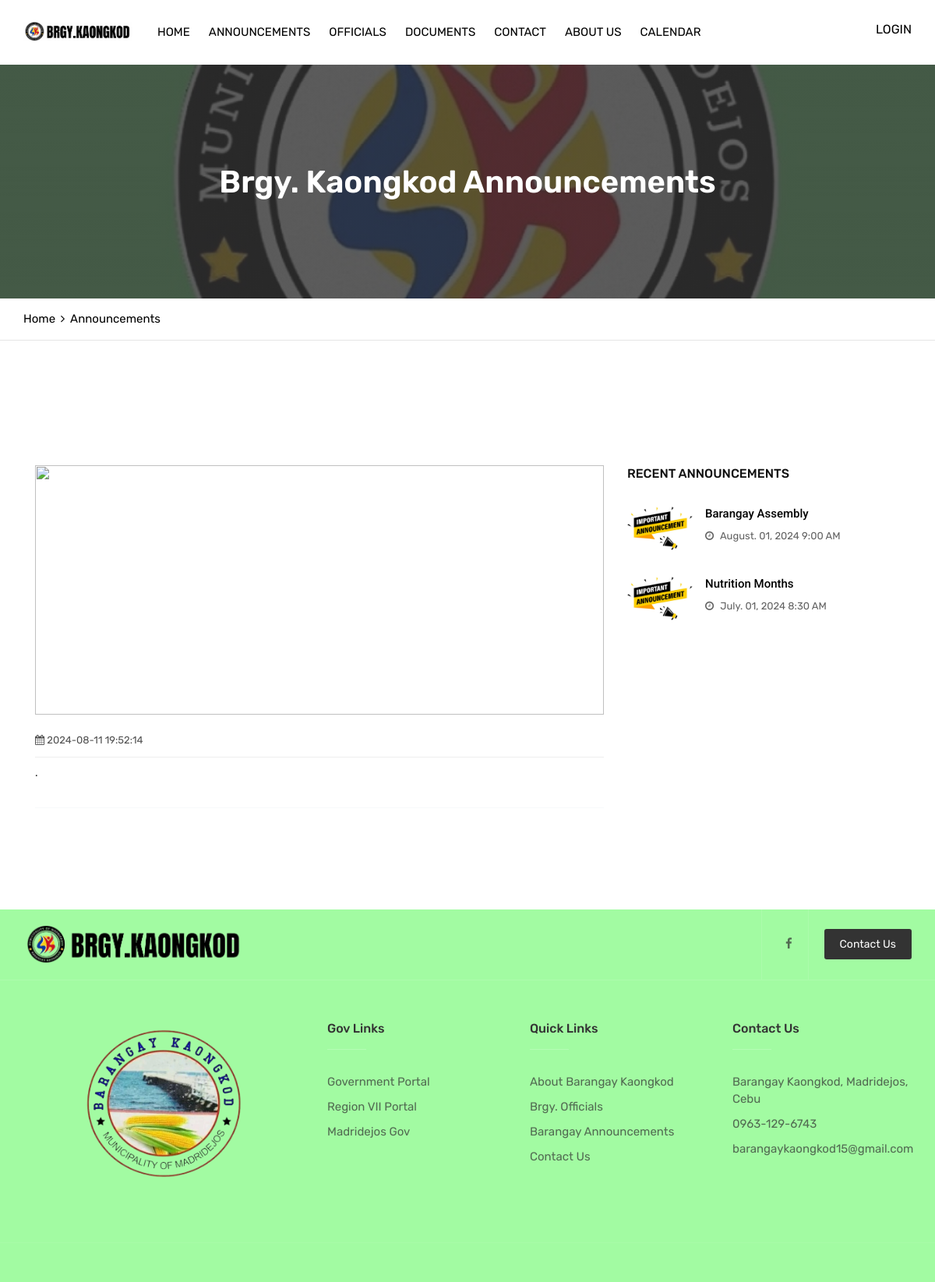
Page /announcement-details.php on the committed database.
### tables this page shows
CREATE TABLE `web_details` (
  `web_id` int(11) NOT NULL,
  `web_name` varchar(70) NOT NULL,
  `web_code` varchar(30) NOT NULL,
  `web_header` varchar(40) NOT NULL,
  `web_url` varchar(60) NOT NULL,
  `admin_email` varchar(40) NOT NULL,
  `admin_pword` varchar(20) NOT NULL,
  `primary_color` varchar(10) NOT NULL,
  `secondary_color` varchar(10) NOT NULL,
  `web_icon` varchar(100) NOT NULL,
  `date_updated` datetime NOT NULL
);

CREATE TABLE `announcements` (
  `id` int(11) NOT NULL,
  `title` varchar(200) NOT NULL,
  `details` mediumtext NOT NULL,
  `image` varchar(300) NOT NULL,
  `image_unique` varchar(300) NOT NULL,
  `date` datetime NOT NULL,
  `expiration_date` date DEFAULT NULL,
  `category` int(11) NOT NULL,
  `status` int(11) NOT NULL
);

### content/head.php (called while the page is built, shortened)
<?php
	include 'global/model.php';
    $model = new Model();
    $rows = $model->website_details();
    if (!empty($rows)) {
        foreach ($rows as $row) {
            $web_header = $row['web_header'];
       	}
    }
?>

### global/model.php (called while the page is built, shortened)
<?php
	Class Model {
		private $server = "127.0.0.1:3306";
		private $username = "u510162695_kaongkod";
		private $password = "1Kaongkod";
		private $dbname = "u510162695_kaongkod";
		private $conn;
		public function __construct() {
			try {
				$this->conn = new mysqli($this->server, $this->username, $this->password, $this->dbname);
			} catch (Exception $e) {
				echo "Connection failed" . $e->getMessage();
			}
		}
		public function website_details(){
			$data = null;
			$query = "SELECT * FROM web_details ORDER BY web_id DESC LIMIT 1";
			if ($sql = $this->conn->query($query)) {
				while ($row = mysqli_fetch_assoc($sql)) {
					$data[] = $row;
				}
			}
			return $data;
		}
		public function displayRecentAnnouncements($category, $status) {
			$data = null;
			$query = "SELECT * FROM announcements WHERE category = ? AND status = ? ORDER BY date DESC LIMIT 5";
			if ($stmt = $this->conn->prepare($query)) {
				$stmt->bind_param('ii', $category, $status);
				$stmt->execute();
				$result = $stmt->get_result();
				while ($row = $result->fetch_assoc()) {
					$data[] = $row;
				}
			}
			return $data;
		}
	}
?>

### announcement-details.php (the view, shortened to what this page needs)
<?php
	include 'content/head.php';
?>
<!DOCTYPE html>
<html lang="en">
<head>
	<link rel="stylesheet" type="text/css" href="assets/css/assets.css">
	<link rel="stylesheet" type="text/css" href="assets/vendors/calendar/fullcalendar.css">
	<link rel="stylesheet" type="text/css" href="assets/css/typography.css">
	<link rel="stylesheet" type="text/css" href="assets/css/shortcodes/shortcodes.css">
	<link rel="stylesheet" type="text/css" href="assets/css/style.css">
	<link rel="stylesheet" type="text/css" href="assets/css/dashboard.css">
</head>
<body id="bg">
<div class="page-wraper">
	<?php include 'content/navigation.php'; ?>
    <div class="page-content bg-white">
        <div class="page-banner ovbl-dark" style="background-image:url(assets/images/m.jpg);">
            <div class="container">
                <div class="page-banner-entry">
                    <h1 class="text-white"><?php echo $web_header; ?> Announcements</h1>
				 </div>
            </div>
        </div>
		<div class="breadcrumb-row">
			<div class="container">
				<ul class="list-inline">
					<li><a href="index">Home</a></li>
					<li>Announcements</li>
				</ul>
			</div>
		</div>
		<div class="content-block">
            <div class="section-area section-sp1">
                <div class="container">
					<div class="row align-items d-flex">
						<div class="col-lg-12 col-md-12">
							<div class="content-block">
			<div class="section-area section-sp1 gallery-bx">
				<div class="container">
					<div class="clearfix">
						<div class="row">
							<div class="col-lg-8 col-xl-8">
								<div class="recent-news blog-lg">
									<div class="action-box blog-lg">
										<img src="assets/images/announcement/<?php echo $image_unique; ?>.jpg" style="height: 320px;object-fit: cover;" alt="">
									</div>
									<div class="info-bx">
										<ul class="media-post">
											<li><i class="fa fa-calendar"></i> <?php echo $date; ?></li>
										</ul>
										<p><?php echo $details; ?>.</p>
										<div class="ttr-divider bg-gray"><i class="icon-dot c-square"></i></div>
									</div>
								</div>
							</div>
							<div class="col-lg-4 col-xl-4">
								<aside  class="side-bar sticky-top">
									<div class="widget recent-posts-entry">
										<h6 class="widget-title">Recent Announcements</h6>
										<?php
										$category = 0;
										$status = 1;
										$rows = $model->displayRecentAnnouncements($category, $status);
										if (!empty($rows)) {
											foreach ($rows as $row) {
										?>
										<div class="widget-post-bx">
											<div class="widget-post clearfix">
												<div class="ttr-post-media"><a href="announcement-details?id=<?php echo $row['id']; ?>"><img src="assets/images/announcement/<?php echo $row['image_unique']; ?>.jpg" style="height: 70px!important; object-fit: cover;" alt=""></a></div>
												<div class="ttr-post-info">
													<div class="ttr-post-header">
														<h6 class="post-title"><a href="announcement-details?id=<?php echo $row['id']; ?>"><?php echo $row['title']; ?></a></h6>
													</div>
													<ul class="media-post">
														<li><a href="#"><i class="fa fa-clock-o"></i> <?php echo date('F. d, Y g:i A', strtotime($row['date'])); ?></a></li>
													</ul>
												</div>
											</div>
										</div>
										<?php	}
										}
										?>
									</div>
								</aside>
							</div>
						</div>
					</div>
				</div>
			</div>
        </div>
						</div>
					</div>
                </div>
            </div>
			<?php include 'content/footer.php' ?>
</div>
</body>
</html>

### assets/css/typography.css (style rules this page uses)
body { background-color: #fff; font-family: Rubik; font-size: 16px; font-weight: 400; color:#505050; padding: 0; margin: 0; overflow-x: hidden; -webkit-font-smoothing: antialiased; font-smoothing: antialiased; -moz-osx-font-smoothing: grayscale; scroll-behavior: smooth; }
a { color: #6f6f6f; outline: 0 none; text-decoration: none; }
img { border-style: none; height: auto; max-width: 100%; vertical-align: middle; }
section, article, aside, details, figcaption, figure, footer, header, hgroup, main, menu, nav, summary { display: block; }
p, address, pre, hr, ul, ol, dl, dd, table { margin-bottom: 24px; }
p { line-height: 28px; margin-bottom: 24px; }
h1, h2, h3, h4, h5, h6 { color: #111111; font-family: rubik; margin-top:0; }
h1 a, h2 a, h3 a, h4 a, h5 a, h6 a { color: inherit; }
h1 { font-size: 36px; line-height: 45px; margin-bottom: 25px; font-weight: 700; }
h6 { font-size: 16px; line-height: 22px; margin-bottom: 10px; font-weight: 500; }
dl, ul, ol { list-style-position: outside; padding: 0; }
ul, ol { margin-bottom: 24px; }
ul li, ol li { padding: 0; }
.text-white { color: #fff; }
.bg-white { background-color: #FFF; }
.bg-gray { background-color: #F7F9FB; }
.text-white { color: #FFF; }
.list-inline li { display: inline-block; }

### assets/css/style.css (style rules this page uses)
.sticky-top { top:100px; }
.page-banner { height: 300px; background-size: cover; background-position: center center; display: table; width: 100%; text-align:left; }
.page-banner .container { display: table; height: 100%; }
.page-banner-entry { display: table-cell; vertical-align: middle; text-align: center; }
.page-banner h1 { font-weight:600; font-size:40px; margin-bottom: 0; }
.breadcrumb-row ul li a { color:#000; }
.recent-news { box-shadow: 0 5px 10px 0 rgba(0,0,0,.1); background: #fff; }
.recent-news.blog-lg { box-shadow: none; }
.recent-news.blog-lg .info-bx { border:0; padding: 20px 0 0 0; }
.recent-news .info-bx { padding: 20px; border: 1px solid #EEEEEE; }
.media-post { border-bottom: 1px solid #EEEEEE; padding-bottom: 10px; margin-bottom: 15px; }
.media-post, .post-tag { margin-bottom: 5px; }
.media-post li { list-style: none; display: inline-block; font-size: 13px; text-transform: capitalize; font-family: ; margin-right: 5px; }
.media-post li a { color:var(--primary); vertical-align: middle; }
.media-post li a i { margin-right:5px; font-size: 13px; }
.post-title a { color:#061538; }
.blog-post p, .recent-news p { margin-bottom: 10px; font-size: 14px; color:#242424; }
.section-sp1 { padding-top:80px; padding-bottom:50px; }
.ovbl-middle:after, .ovbl-light:after, .ovbl-dark:after { background: #391800; background: -moz-linear-gradient(left, #391800 0%, #001739 38%, #321001 71%, #011e32 100%); background: -webkit-linear-gradient(left, #391800 0%,#001739 38%,#321001 71%,#011e32 100%); background: linear-gradient(to right, #391800 0%,#001739 38%,#321001 71%,#011e32 100%); filter: progid:DXImageTransform.Microsoft.gradient( startColorstr='#391800', endColorstr='#011e32',GradientType=1 ); }

### assets/css/shortcodes/form.css (style rules this page uses)
a, .ttr-box, .btn, .form-control, .ov-box, .overlay-icon li a i, .feature-box-xl, .feature-box-lg, .feature-box-md, .feature-box-sm, .feature-box-xs, .navbar-toggler, .menu-logo, .menu-links .nav > li > a, .secondary-menu { -webkit-transition: all 0.2s linear; -moz-transition: all 0.2s linear; -ms-transition: all 0.2s linear; -o-transition: all 0.2s linear; transition: all 0.2s linear; }
.clearfix:after, .clearfix:before { content: ""; display: table; }
.clearfix:after { clear: both; }

### assets/css/shortcodes/breadcrumb.css (style rules this page uses)
.breadcrumb-row { background: #fff; padding: 15px 0; border-bottom: 1px solid #e5e5e5; }
.breadcrumb-row ul { margin: 0; }
.breadcrumb-row ul li { padding: 0; margin-right: 3px; color: #000; display: inline-block; }
.breadcrumb-row ul li:after { content: "\f105"; margin-left: 7px; font-family: fontawesome; }
.breadcrumb-row ul li:last-child { color: #000; }
.breadcrumb-row ul li:last-child:after { display: none; }

### assets/css/shortcodes/divider.css (style rules this page uses)
.ttr-divider { height: 1px; position: relative; margin: 30px 0; }
.ttr-divider i { position: absolute; width: 30px; height: 30px; text-align: center; line-height: 30px; display: block; border-radius: 100%; -webkit-transform: translateY(-50%); -ms-transform: translateY(-50%); transform: translateY(-50%); }

### assets/css/shortcodes/layout.css (style rules this page uses)
#bg { background-attachment: fixed; background-size: cover; }

### assets/css/shortcodes/list.css (style rules this page uses)
ul[class*="list-"] { font-family: "rubik",sans-serif; font-size:15px; }

### announcement-details.php (style rules this page uses)
ul { list-style-type: none; padding: 0; margin: 0; }

### rows in the picture
web_details: web_header "Brgy. Kaongkod"
announcements: image_unique (picture), title "Barangay Assembly", date "August. 01, 2024 9:00 AM"
announcements: image_unique (picture), title "Nutrition Months", date "July. 01, 2024 8:30 AM"

### other values in the picture
$date "2024-08-11 19:52:14"
